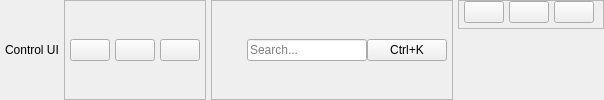
        <widget class="QWidget" name="header" native="true">
         <layout class="QHBoxLayout" name="horizontalLayout_7">
          <property name="spacing">
           <number>5</number>
          </property>
          <property name="leftMargin">
           <number>5</number>
          </property>
          <property name="topMargin">
           <number>0</number>
          </property>
          <property name="rightMargin">
           <number>0</number>
          </property>
          <property name="bottomMargin">
           <number>0</number>
          </property>
          <item>
           <widget class="QLabel" name="titleTxt">
            <property name="text">
             <string>Control UI</string>
            </property>
           </widget>
          </item>
          <item alignment="Qt::AlignHCenter">
           <widget class="QFrame" name="frame_3">
            <property name="frameShape">
             <enum>QFrame::StyledPanel</enum>
            </property>
            <property name="frameShadow">
             <enum>QFrame::Raised</enum>
            </property>
            <layout class="QHBoxLayout" name="horizontalLayout_6">
             <property name="spacing">
              <number>5</number>
             </property>
             <property name="leftMargin">
              <number>5</number>
             </property>
             <property name="topMargin">
              <number>5</number>
             </property>
             <property name="rightMargin">
              <number>5</number>
             </property>
             <property name="bottomMargin">
              <number>5</number>
             </property>
             <item>
              <widget class="QPushButton" name="notificationBtn">
               <property name="text">
                <string/>
               </property>
               <property name="icon">
                <iconset resource="../Qss/icons/_icons.qrc">
                 <normaloff>:/material_design/icons/material_design/notifications.png</normaloff>:/material_design/icons/material_design/notifications.png</iconset>
               </property>
              </widget>
             </item>
             <item>
              <widget class="QPushButton" name="moreBtn">
               <property name="text">
                <string/>
               </property>
               <property name="icon">
                <iconset resource="../Qss/icons/_icons.qrc">
                 <normaloff>:/material_design/icons/material_design/more_horiz.png</normaloff>:/material_design/icons/material_design/more_horiz.png</iconset>
               </property>
              </widget>
             </item>
             <item>
              <widget class="QPushButton" name="profileBtn">
               <property name="text">
                <string/>
               </property>
               <property name="icon">
                <iconset resource="../Qss/icons/_icons.qrc">
                 <normaloff>:/font_awesome_solid/icons/font_awesome/solid/circle-user.png</normaloff>:/font_awesome_solid/icons/font_awesome/solid/circle-user.png</iconset>
               </property>
              </widget>
             </item>
            </layout>
           </widget>
          </item>
          <item>
           <widget class="QFrame" name="searchCont">
            <property name="maximumSize">
             <size>
              <width>294</width>
              <height>16777215</height>
             </size>
            </property>
            <property name="frameShape">
             <enum>QFrame::StyledPanel</enum>
            </property>
            <property name="frameShadow">
             <enum>QFrame::Raised</enum>
            </property>
            <layout class="QHBoxLayout" name="horizontalLayout_8">
             <property name="spacing">
              <number>0</number>
             </property>
             <property name="leftMargin">
              <number>5</number>
             </property>
             <property name="topMargin">
              <number>5</number>
             </property>
             <property name="rightMargin">
              <number>5</number>
             </property>
             <property name="bottomMargin">
              <number>5</number>
             </property>
             <item>
              <widget class="QLabel" name="label_9">
               <property name="minimumSize">
                <size>
                 <width>30</width>
                 <height>30</height>
                </size>
               </property>
               <property name="maximumSize">
                <size>
                 <width>30</width>
                 <height>30</height>
                </size>
               </property>
               <property name="text">
                <string/>
               </property>
               <property name="pixmap">
                <pixmap resource="../Qss/icons/_icons.qrc">:/feather/icons/feather/search.png</pixmap>
               </property>
               <property name="scaledContents">
                <bool>true</bool>
               </property>
              </widget>
             </item>
             <item>
              <widget class="QLineEdit" name="searchInp">
               <property name="minimumSize">
                <size>
                 <width>120</width>
                 <height>0</height>
                </size>
               </property>
               <property name="placeholderText">
                <string>Search...</string>
               </property>
              </widget>
             </item>
             <item>
              <widget class="QPushButton" name="searchBtn">
               <property name="text">
                <string>Ctrl+K</string>
               </property>
              </widget>
             </item>
            </layout>
           </widget>
          </item>
          <item alignment="Qt::AlignRight|Qt::AlignTop">
           <widget class="QFrame" name="frame_4">
            <property name="frameShape">
             <enum>QFrame::StyledPanel</enum>
            </property>
            <property name="frameShadow">
             <enum>QFrame::Raised</enum>
            </property>
            <layout class="QHBoxLayout" name="horizontalLayout_9">
             <property name="spacing">
              <number>5</number>
             </property>
             <property name="leftMargin">
              <number>5</number>
             </property>
             <property name="topMargin">
              <number>0</number>
             </property>
             <property name="bottomMargin">
              <number>5</number>
             </property>
             <item>
              <widget class="QPushButton" name="minimizeBtn">
               <property name="text">
                <string/>
               </property>
               <property name="icon">
                <iconset resource="../Qss/icons/_icons.qrc">
                 <normaloff>:/feather/icons/feather/minus.png</normaloff>:/feather/icons/feather/minus.png</iconset>
               </property>
              </widget>
             </item>
             <item>
              <widget class="QPushButton" name="restoreBtn">
               <property name="text">
                <string/>
               </property>
               <property name="icon">
                <iconset resource="../Qss/icons/_icons.qrc">
                 <normaloff>:/feather/icons/feather/square.png</normaloff>:/feather/icons/feather/square.png</iconset>
               </property>
              </widget>
             </item>
             <item>
              <widget class="QPushButton" name="closeBtn">
               <property name="text">
                <string/>
               </property>
               <property name="icon">
                <iconset resource="../Qss/icons/_icons.qrc">
                 <normaloff>:/feather/icons/feather/window_close.png</normaloff>:/feather/icons/feather/window_close.png</iconset>
               </property>
              </widget>
             </item>
            </layout>
           </widget>
          </item>
         </layout>
        </widget>
